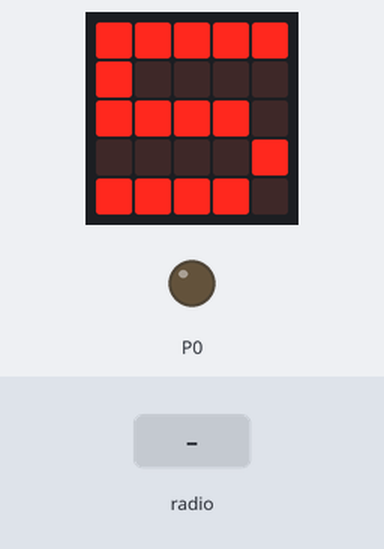
Bench run of a program on a simulated BBC micro:bit (MakeCode). On the bench: the board's 5×5 LED display, output pins drawn as LEDs (lit = HIGH). The inputs (shaded band) are chosen by the test bench.

Above: at 1.9 s.
2.0 s: radio message "51" arrives
At 3.2 s:
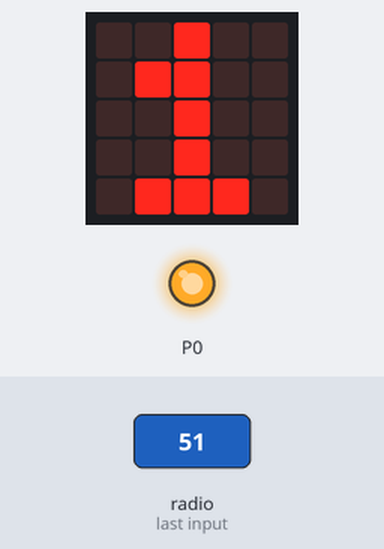
3.5 s: radio message "50" arrives
At 4.4 s:
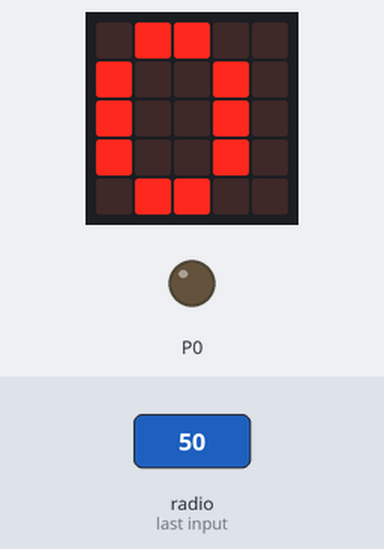
Timing chart, 0 to 6.5 s (numbered marks = the images above; inputs shaded):
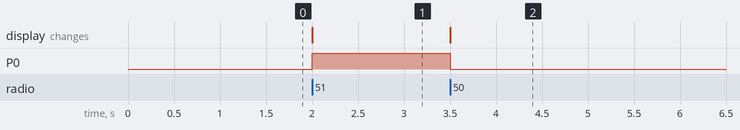

Measured:
- after the input at 2.0 s, P0: LOW → HIGH at once; the display: changes at once (image 1)
- after the input at 3.5 s, P0: HIGH → LOW at once; the display: changes at once (image 2)

The program:

main.ts
```typescript
radio.onReceivedNumber(function (receivedNumber) {
    if (receivedNumber == 50) {
        pins.digitalWritePin(DigitalPin.P0, 0)
        basic.showNumber(0)
    } else {
        if (receivedNumber == 51) {
            pins.digitalWritePin(DigitalPin.P0, 1)
            basic.showNumber(1)
        }
    }
})
let canal = 100
radio.setGroup(canal)
basic.showNumber(5)
```

test.ts
```typescript
// testes vão aqui; isto não será compilado quando este pacote for usado como uma extensão.
```
